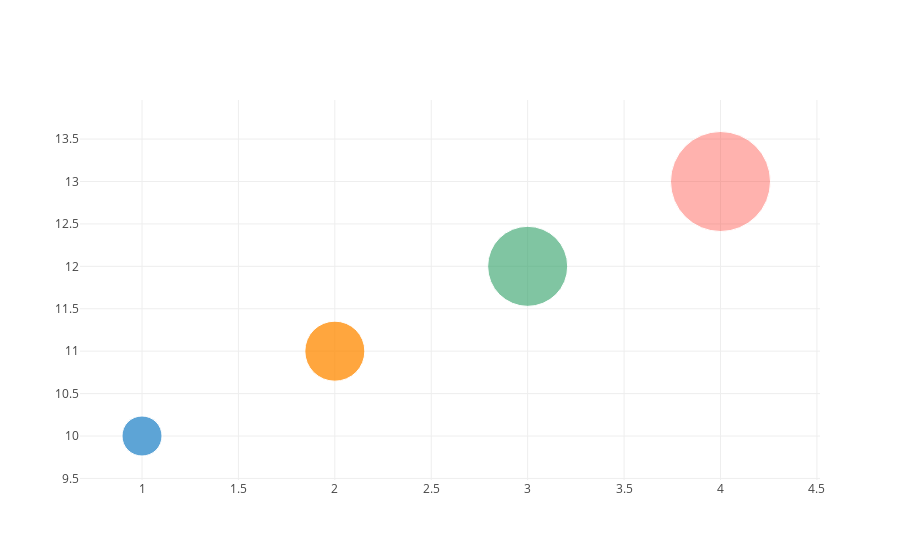

The notebook cell saved with this chart:
### Markdown cell above
# Setting Marker Size and Color

### Code cell
trace = go.Scatter(
    x = [1, 2, 3, 4],
    y = [10, 11, 12, 13],
    mode = 'markers',
    marker = dict(
        color = ['rgb(93, 164, 214)', 'rgb(255, 144, 14)', 'rgb(44, 160, 101)', 'rgb(255, 65, 54)'],
        opacity = [1, 0.8, 0.6, 0.4],
        size = [40, 60, 80, 100],
    )
)
plotly.offline.iplot([trace], filename='bubblechart-color')

### Figure 1 — Plotly figure (JSON) as saved in the notebook; plotly's stock layout.template omitted (floating-point values rounded to 4 significant figures)
{"data": [{"marker": {"color": ["rgb(93, 164, 214)", "rgb(255, 144, 14)", "rgb(44, 160, 101)", "rgb(255, 65, 54)"], "opacity": [1, 0.8, 0.6, 0.4], "size": [40, 60, 80, 100]}, "mode": "markers", "type": "scatter", "uid": "79025def-bb37-450a-9d1f-7a038fc6b78c", "x": [1, 2, 3, 4], "y": [10, 11, 12, 13]}], "layout": {}}
